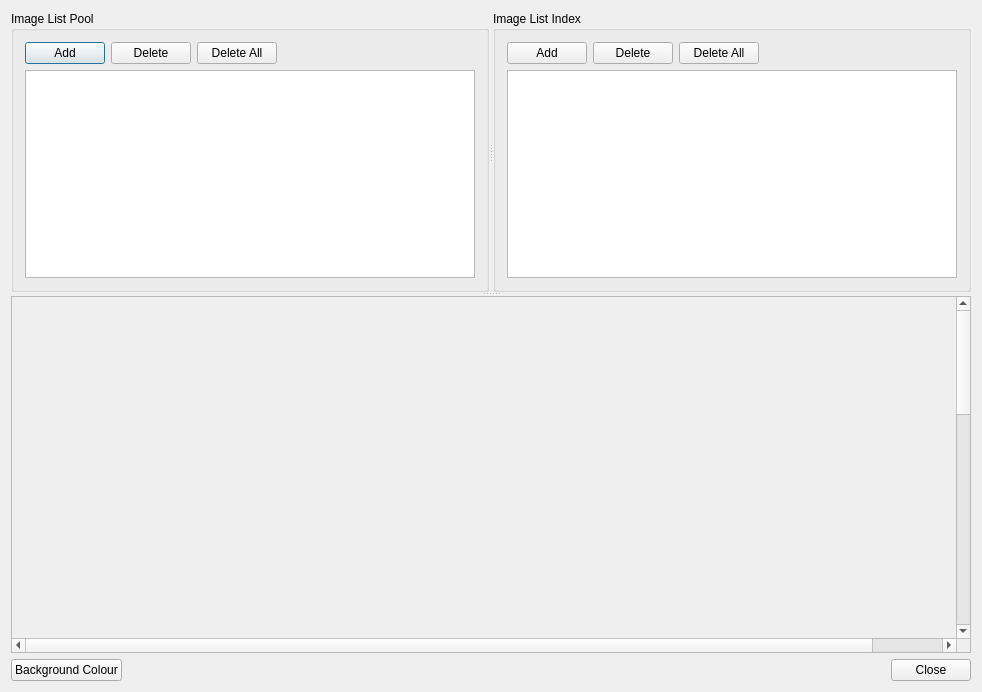
<?xml version="1.0" encoding="UTF-8"?>
<ui version="4.0">
 <class>imageListPool</class>
 <widget class="QDialog" name="imageListPool">
  <property name="geometry">
   <rect>
    <x>0</x>
    <y>0</y>
    <width>982</width>
    <height>692</height>
   </rect>
  </property>
  <property name="windowTitle">
   <string>Image List</string>
  </property>
  <layout class="QVBoxLayout" name="verticalLayout_3">
   <item>
    <widget class="QSplitter" name="splitter_2">
     <property name="orientation">
      <enum>Qt::Vertical</enum>
     </property>
     <widget class="QSplitter" name="splitter">
      <property name="orientation">
       <enum>Qt::Horizontal</enum>
      </property>
      <widget class="QGroupBox" name="groupBox">
       <property name="title">
        <string>Image List Pool</string>
       </property>
       <layout class="QGridLayout" name="gridLayout">
        <item row="1" column="0">
         <layout class="QVBoxLayout" name="verticalLayout" stretch="0,1">
          <item>
           <layout class="QHBoxLayout" name="horizontalLayout_2">
            <item>
             <widget class="QPushButton" name="btnAddImgListPool">
              <property name="text">
               <string>Add</string>
              </property>
             </widget>
            </item>
            <item>
             <widget class="QPushButton" name="btnDelImgListPool">
              <property name="text">
               <string>Delete</string>
              </property>
             </widget>
            </item>
            <item>
             <widget class="QPushButton" name="btnDelAllList">
              <property name="text">
               <string>Delete All</string>
              </property>
             </widget>
            </item>
            <item>
             <spacer name="horizontalSpacer_2">
              <property name="orientation">
               <enum>Qt::Horizontal</enum>
              </property>
              <property name="sizeHint" stdset="0">
               <size>
                <width>40</width>
                <height>20</height>
               </size>
              </property>
             </spacer>
            </item>
           </layout>
          </item>
          <item>
           <widget class="QTableView" name="m_tblImageIndexList">
            <property name="sizePolicy">
             <sizepolicy hsizetype="Preferred" vsizetype="Preferred">
              <horstretch>0</horstretch>
              <verstretch>0</verstretch>
             </sizepolicy>
            </property>
           </widget>
          </item>
         </layout>
        </item>
       </layout>
      </widget>
      <widget class="QGroupBox" name="groupBox_2">
       <property name="title">
        <string>Image List Index</string>
       </property>
       <layout class="QGridLayout" name="gridLayout_2">
        <item row="0" column="0">
         <layout class="QVBoxLayout" name="verticalLayout_2" stretch="0,1">
          <item>
           <layout class="QHBoxLayout" name="horizontalLayout_3">
            <item>
             <widget class="QPushButton" name="btnAddImgIndex">
              <property name="text">
               <string>Add</string>
              </property>
             </widget>
            </item>
            <item>
             <widget class="QPushButton" name="btnDelImgIndex">
              <property name="text">
               <string>Delete</string>
              </property>
             </widget>
            </item>
            <item>
             <widget class="QPushButton" name="btnDelAllItem">
              <property name="text">
               <string>Delete All</string>
              </property>
             </widget>
            </item>
            <item>
             <spacer name="horizontalSpacer_3">
              <property name="orientation">
               <enum>Qt::Horizontal</enum>
              </property>
              <property name="sizeHint" stdset="0">
               <size>
                <width>40</width>
                <height>20</height>
               </size>
              </property>
             </spacer>
            </item>
           </layout>
          </item>
          <item>
           <widget class="QTableView" name="m_tblImageIndex">
            <property name="sizePolicy">
             <sizepolicy hsizetype="Preferred" vsizetype="Preferred">
              <horstretch>0</horstretch>
              <verstretch>0</verstretch>
             </sizepolicy>
            </property>
           </widget>
          </item>
         </layout>
        </item>
       </layout>
      </widget>
     </widget>
     <widget class="QScrollArea" name="scrollArea">
      <property name="widgetResizable">
       <bool>true</bool>
      </property>
      <widget class="QWidget" name="scrollAreaWidgetContents">
       <property name="geometry">
        <rect>
         <x>0</x>
         <y>0</y>
         <width>1017</width>
         <height>1027</height>
        </rect>
       </property>
       <layout class="QGridLayout" name="gridLayout_3">
        <item row="0" column="0">
         <widget class="QWidget" name="widget" native="true">
          <property name="sizePolicy">
           <sizepolicy hsizetype="Minimum" vsizetype="Minimum">
            <horstretch>0</horstretch>
            <verstretch>0</verstretch>
           </sizepolicy>
          </property>
          <property name="minimumSize">
           <size>
            <width>999</width>
            <height>999</height>
           </size>
          </property>
         </widget>
        </item>
        <item row="1" column="0">
         <widget class="QLabel" name="label">
          <property name="sizePolicy">
           <sizepolicy hsizetype="Minimum" vsizetype="Preferred">
            <horstretch>0</horstretch>
            <verstretch>0</verstretch>
           </sizepolicy>
          </property>
          <property name="maximumSize">
           <size>
            <width>16777215</width>
            <height>4</height>
           </size>
          </property>
          <property name="styleSheet">
           <string notr="true">QLabel {
background-color: rgba(255, 255, 255, 255);
}</string>
          </property>
          <property name="text">
           <string/>
          </property>
         </widget>
        </item>
       </layout>
      </widget>
     </widget>
    </widget>
   </item>
   <item>
    <layout class="QHBoxLayout" name="horizontalLayout">
     <item>
      <widget class="QPushButton" name="btnColor">
       <property name="text">
        <string>Background Colour</string>
       </property>
      </widget>
     </item>
     <item>
      <spacer name="horizontalSpacer_4">
       <property name="orientation">
        <enum>Qt::Horizontal</enum>
       </property>
       <property name="sizeHint" stdset="0">
        <size>
         <width>87</width>
         <height>20</height>
        </size>
       </property>
      </spacer>
     </item>
     <item>
      <widget class="QPushButton" name="btnClose">
       <property name="text">
        <string>Close</string>
       </property>
      </widget>
     </item>
    </layout>
   </item>
  </layout>
 </widget>
 <layoutdefault spacing="6" margin="11"/>
 <resources/>
 <connections/>
</ui>
